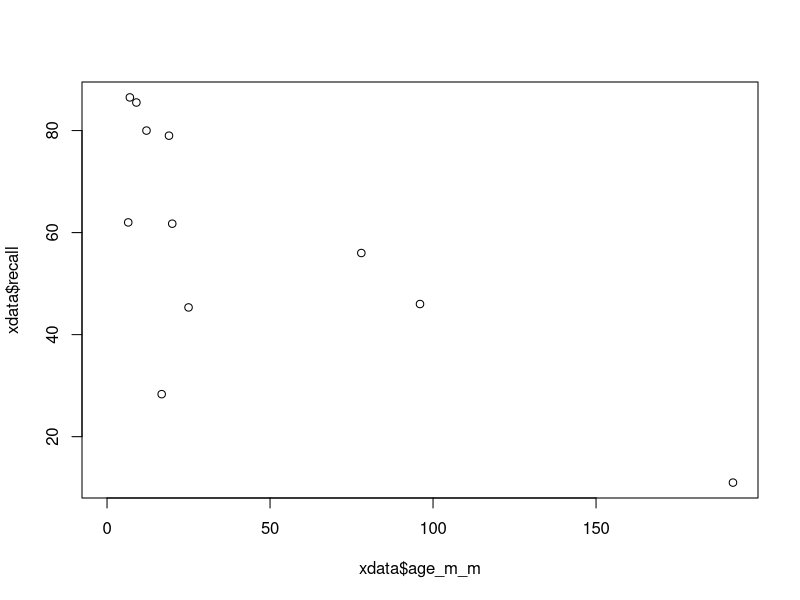
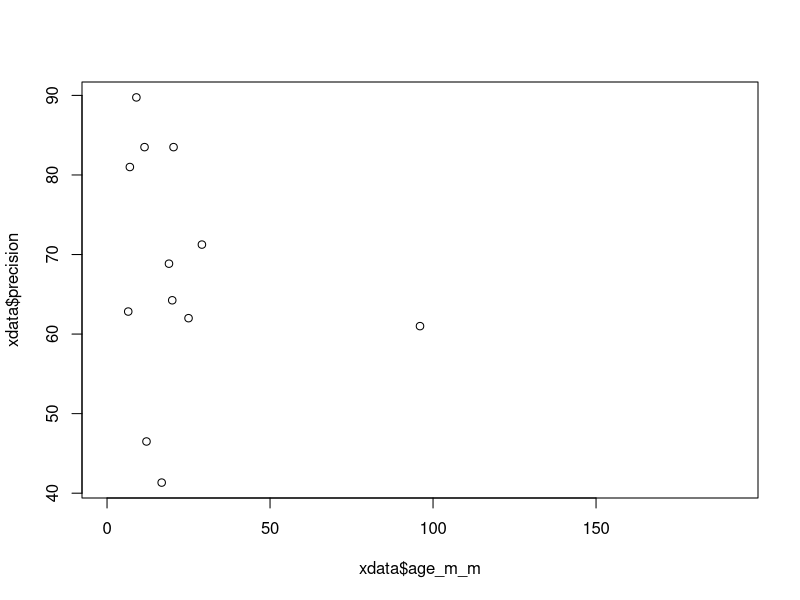
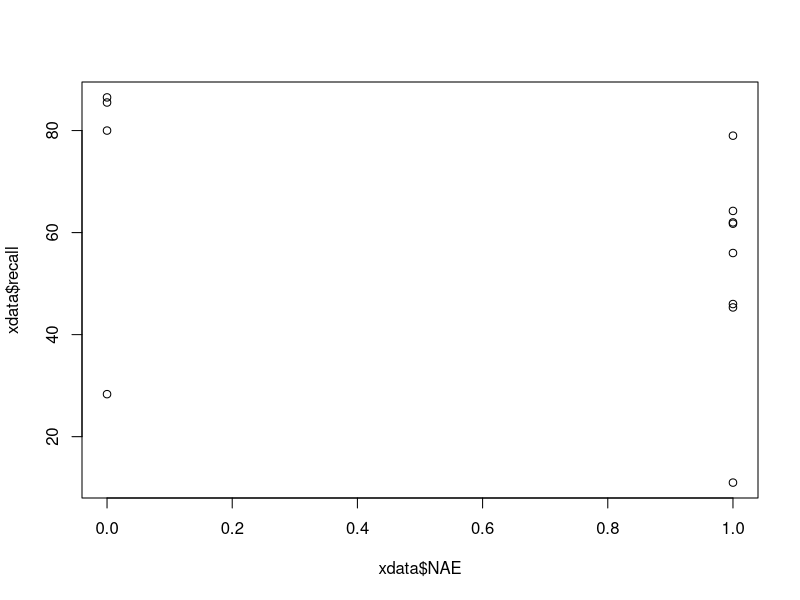
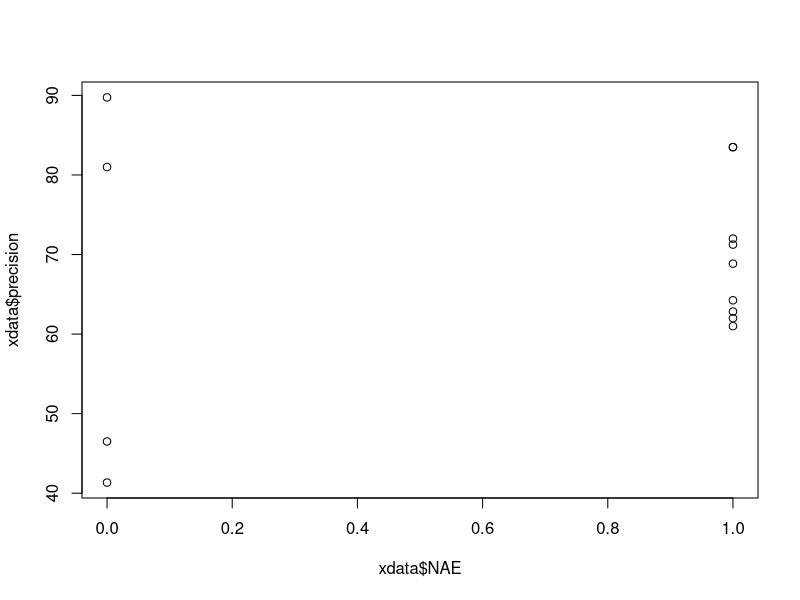

Recreate these plots in R, in order.
library(readxl)
xdata <- read_excel("lena_eval/data/systematic review LENA evaluations.xlsx", 
                    sheet = "data_final", na = "NA")
xdata <- data.frame(xdata)
xdata$studynum <- as.numeric(as.factor(xdata$paper_shortname))
xdata$selection <- NULL
xdata$notes <- NULL
xdata$more.info.on.comparison <- NULL
xdata$human_reliability <- NULL
xdata$more.info.on.human.coding <- NULL
xdata$more.info.on.children <- NULL
head(xdata)


# merge across all available recall metrics (per paper text)
xdata$recall <- rowMeans(xdata[, c("Adult_recall", "Child_recall", "CH_recall", "CX_recall", "FA_recall", "MA_recall")], na.rm = TRUE)
plot(xdata$age_m_m, xdata$recall)

xdata$precision <- rowMeans(xdata[, c("Adult_precision", "Child_precision", "CH_precision", "CX_precision", "FA_precision", "MA_precision")], na.rm = TRUE)
plot(xdata$age_m_m, xdata$precision)





xdata$NAE <- as.numeric(xdata$language == "NAE")

plot(xdata$NAE, xdata$recall)
plot(xdata$NAE, xdata$precision)

